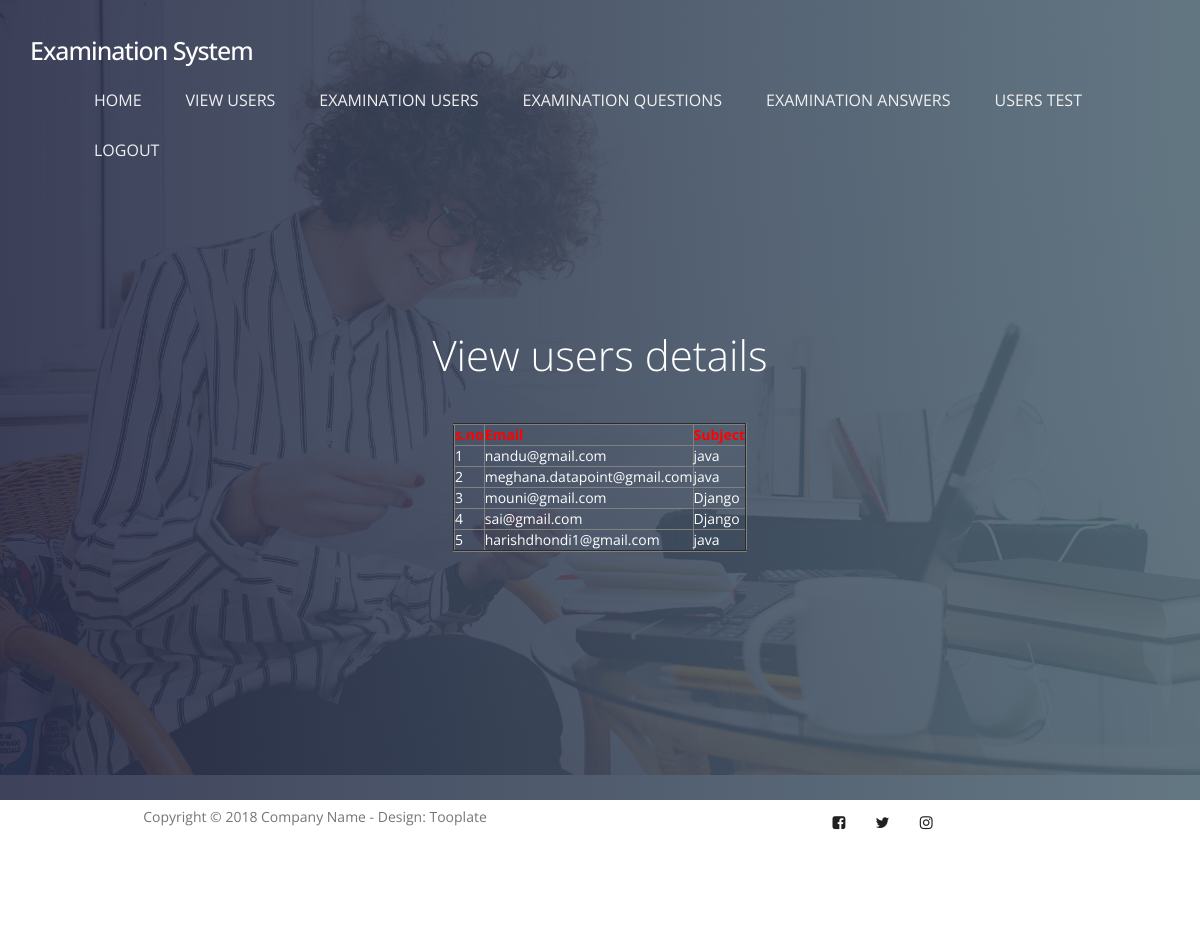
The app's page /userstestdata/ with its own data.
### user/models.py (models this page shows, shortened)
class UserTestModel(models.Model):
    subject = models.CharField(max_length=50, default="", editable=True)
    email = models.CharField(max_length=500, default="", editable=True, unique=True)
    question1 = models.CharField(max_length=500, default="", editable=True)
    answer1 = models.CharField(max_length=500, default="", editable=True)
    question2 = models.CharField(max_length=500, default="", editable=True)
    answer2 = models.CharField(max_length=500, default="", editable=True)
    question3 = models.CharField(max_length=500, default="", editable=True)
    answer3 = models.CharField(max_length=500, default="", editable=True)
    question4 = models.CharField(max_length=500, default="", editable=True)
    answer4 = models.CharField(max_length=500, default="", editable=True)
    question5 = models.CharField(max_length=500, default="", editable=True)
    answer5 = models.CharField(max_length=500, default="", editable=True)
    question6 = models.CharField(max_length=500, default="", editable=True)
    answer6 = models.CharField(max_length=500, default="", editable=True)
    question7 = models.CharField(max_length=500, default="", editable=True)
    answer7 = models.CharField(max_length=500, default="", editable=True)
    question8 = models.CharField(max_length=500, default="", editable=True)
    answer8 = models.CharField(max_length=500, default="", editable=True)
    question9 = models.CharField(max_length=500, default="", editable=True)
    answer9 = models.CharField(max_length=500, default="", editable=True)
    question10 = models.CharField(max_length=500, default="", editable=True)
    answer10 = models.CharField(max_length=500, default="", editable=True)
    class Meta:
        db_table="UserTestTable"

### ExaminationSystem/views.py (the view)
# urls.py: path('userstestdata/', ExaminationSystem.userstestdata, name='userstestdata'),
def userstestdata(request):
    object = UserTestModel.objects.all()
    return render(request,"admin/userstestdata.html",{"object":object})

### assets/templates/admin/userstestdata.html
{% extends 'adminbase.html' %}
{% load static %}
{% block contents %}
<section id="home" data-stellar-background-ratio="0.5">
          <div class="overlay"></div>
          <div class="container">
               <div class="row">
                    <div class="col-md-offset-3 col-md-6 col-sm-12">
                         <div class="home-info">
                              <h1 style="color:white">View users details </h1>
                            <center><table border="2px solid blue" align="center">
                                  <tr><th style="color:red">s.no</th>
                                    <th style="color:red">Email</th>
                                    <th style="color:red">Subject</th>
                                  </tr>
                              {% for x in object %}
                                  <tr style="color:white">
                                    <td>{{forloop.counter}}</td>
                                    <td>{{x.email}}</td>
                                    <td>{{x.subject}}</td>
                                    </tr>
                                     {% endfor %}
                            </table></center>
                         </div>
                    </div>
               </div>
          </div>
     </section>
{% endblock %}

### assets/static/css/tooplate-style.css (style rules this page uses)
body { font-family: 'Open Sans', sans-serif; overflow-x: hidden; background: #f9f9f9; }
h1,h2,h3,h4,h5,h6 { font-weight: 300; line-height: normal; }
h1 { font-size: 3em; }
html { -webkit-font-smoothing: antialiased; }
section { position: relative; padding: 100px 0; }
.overlay { background: #536976; background: -webkit-linear-gradient(to right, #292E49, #536976); background: linear-gradient(to right, #292E49, #536976); opacity: 0.9; position: absolute; top: 0; right: 0; bottom: 0; left: 0; width: 100%; height: 100%; }
#home { background: url('../images/home-bg.jpg') no-repeat center center; background-size: cover; vertical-align: middle; display: -webkit-box; display: -webkit-flex; display: -ms-flexbox; display: flex; -webkit-box-align: center; -webkit-align-items: center; -ms-flex-align: center; align-items: center; min-height: 100vh; position: relative; padding-top: 12em; text-align: center; }
#home h1 { color: #ffffff; margin-top: 10px; margin-bottom: 40px; }
.home-info { margin-top: 7em; }
@media only screen and (max-width: 1200px) { .home-info { margin-top: 0; } }

### records on screen
UserTestModel: email "nandu@gmail.com", subject "java"
UserTestModel: email "meghana.datapoint@gmail.com", subject "java"
UserTestModel: email "mouni@gmail.com", subject "Django"
UserTestModel: email "sai@gmail.com", subject "Django"
UserTestModel: email "harishdhondi1@gmail.com", subject "java"
